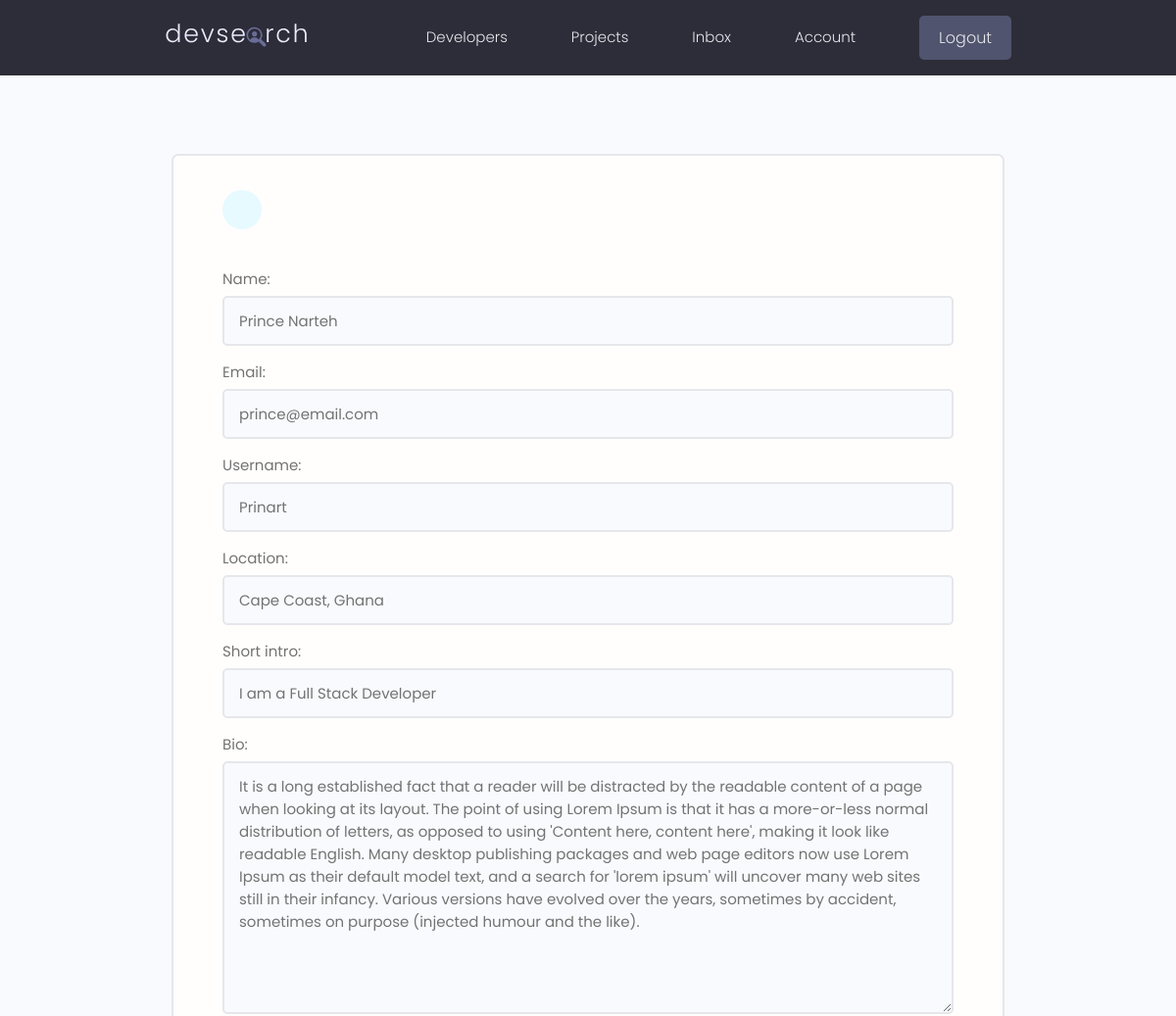
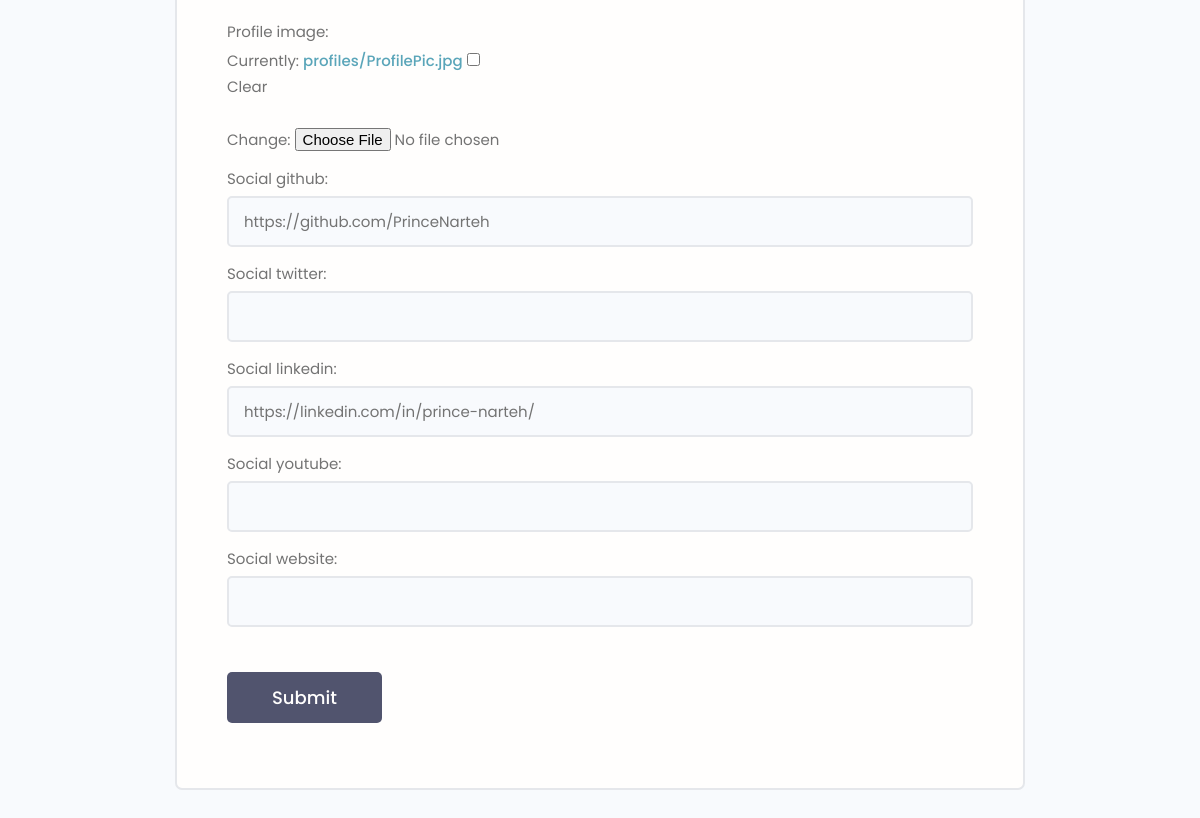
/edit-account/ (signed in), run on an earlier commit of the app's database (2 pictures, top to bottom).
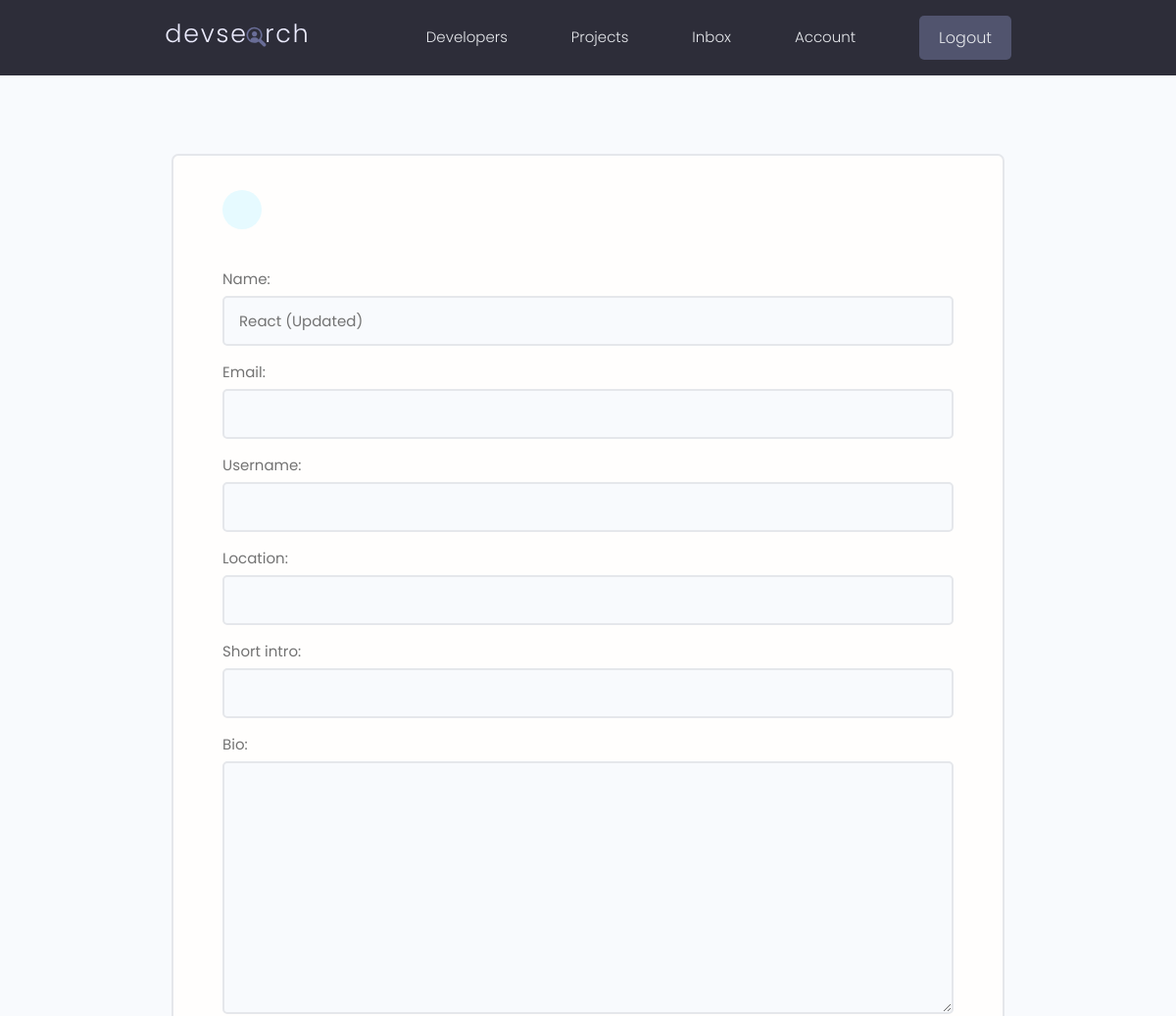
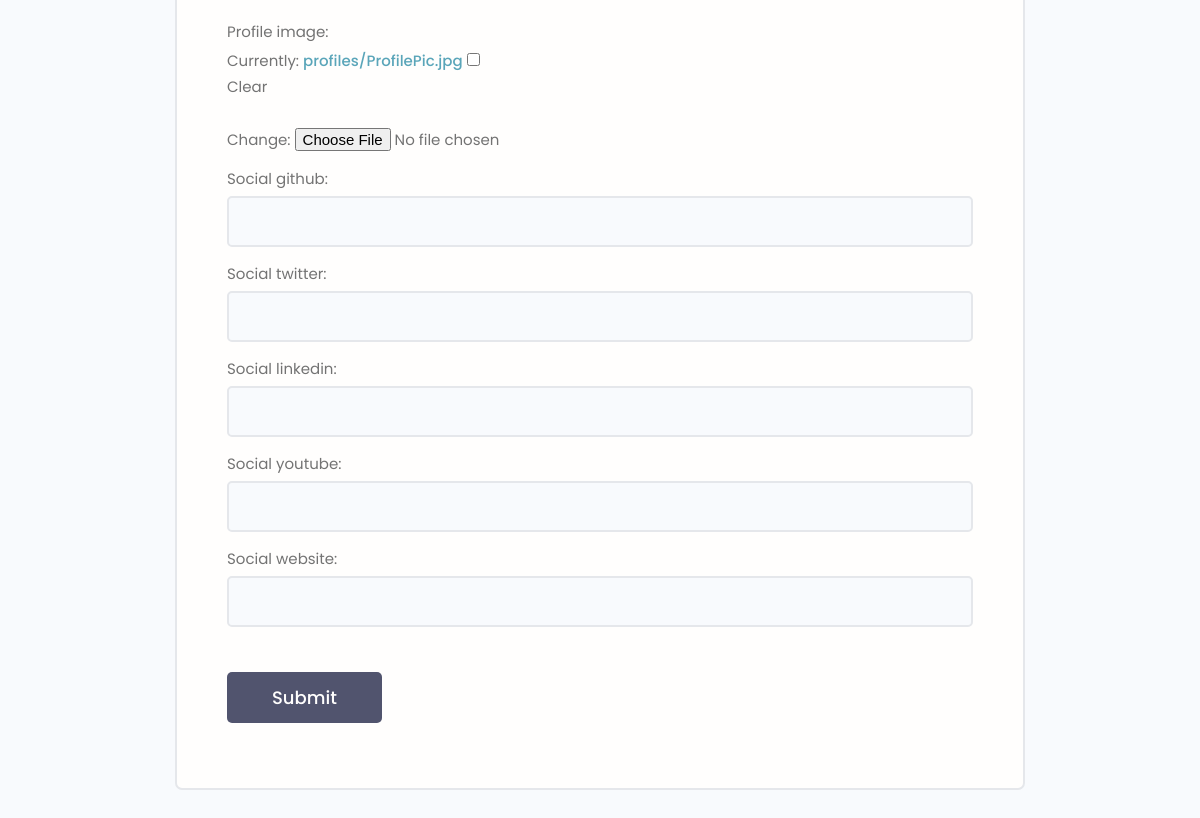
And on a later commit of the database (2 pictures, top to bottom).
### users/models.py (models this page shows, shortened)
class Profile(models.Model):
    id = models.UUIDField(default=uuid.uuid4, unique=True,
                          primary_key=True, editable=False)
    user = models.OneToOneField(
        User, on_delete=models.CASCADE, null=True, blank=True)
    name = models.CharField(max_length=200, blank=True, null=True)
    email = models.EmailField(max_length=200, blank=True, null=True)
    username = models.CharField(max_length=200, blank=True, null=True)
    location = models.CharField(max_length=200, blank=True, null=True)
    short_intro = models.CharField(max_length=200, blank=True, null=True)
    bio = models.TextField(null=True, blank=True)
    profile_image = models.ImageField(
        null=True, blank=True, upload_to='profiles/', default='profiles/user-default.png')
    social_github = models.CharField(max_length=200, blank=True, null=True)
    social_twitter = models.CharField(max_length=200, blank=True, null=True)
    social_linkedin = models.CharField(max_length=200, blank=True, null=True)
    social_youtube = models.CharField(max_length=200, blank=True, null=True)
    social_website = models.CharField(max_length=200, blank=True, null=True)
    created_at = models.DateTimeField(auto_now_add=True)
    updated_at = models.DateTimeField(auto_now=True)

### users/views.py (the view)
# urls.py: path('edit-account/', views.editAccount, name='edit-account'),
@login_required(login_url='login')
def editAccount(request):
    profile: Profile = request.user.profile
    form = ProfileForm(instance=profile)
    if request.method == "POST":
        form = ProfileForm(request.POST, request.FILES, instance=profile)
        if form.is_valid():
            form.save()
            messages.success(request, "Profile updated successfully.")
            return redirect('account')
    context = {"form": form}
    return render(request, 'users/profile_form.html', context)

### users/forms.py
class ProfileForm(ModelForm):
    class Meta:
        model = Profile
        exclude = ['user']
    def __init__(self, *args, **kwargs):
        super(ProfileForm, self).__init__(*args, **kwargs)
        for name, field in self.fields.items():
            field.widget.attrs.update({'class': 'input'})

### users/templates/users/profile_form.html (shortened to what this page needs)
{% extends 'main.html' %}
{% block content %}
    <main class="formPage my-xl">
        <div class="content-box">
            <div class="formWrapper">
                <a class="backButton" href="{% url 'account' %}"></a>
                <br>
                <form action="{% url 'edit-account' %}" method="POST" enctype="multipart/form-data" class="form">
                    {% for field in form %}
                      <div class="form__field">
                          <label for="formInput#text">{{ field.label}}: </label>
                          {{ field }}
                      </div>
                    {% endfor %}
                    <input class="btn btn--sub btn--lg  my-md" type="submit" value="Submit" />
                </form>
            </div>
        </div>
    </main>
{% endblock content %}

What changed in the data, as far as the page shows it:
changed Profile: name "Prince Narteh" → "React (Updated)"; email "prince@email.com" → (not shown); username "Prinart" → (not shown); location "Cape Coast, Ghana" → (not shown); short_intro "I am a Full Stack Developer" → (not shown); bio "It is a long established fact that a reader will be distracted by the readable content of a page when looking at its layout. The point of using Lorem Ipsum is that it has a more-or-less normal distribution of letters, as opposed to using 'Content here, content here', making it look like readable English. Many desktop publishing packages and web page editors now use Lorem Ipsum as their default model text, and a search for 'lorem ipsum' will uncover many web sites still in their infancy. Various versions have evolved over the years, sometimes by accident, sometimes on purpose (injected humour and the like)." → (not shown); social_github "https://github.com/PrinceNarteh" → (not shown); social_linkedin "https://linkedin.com/in/prince-narteh/" → (not shown)
